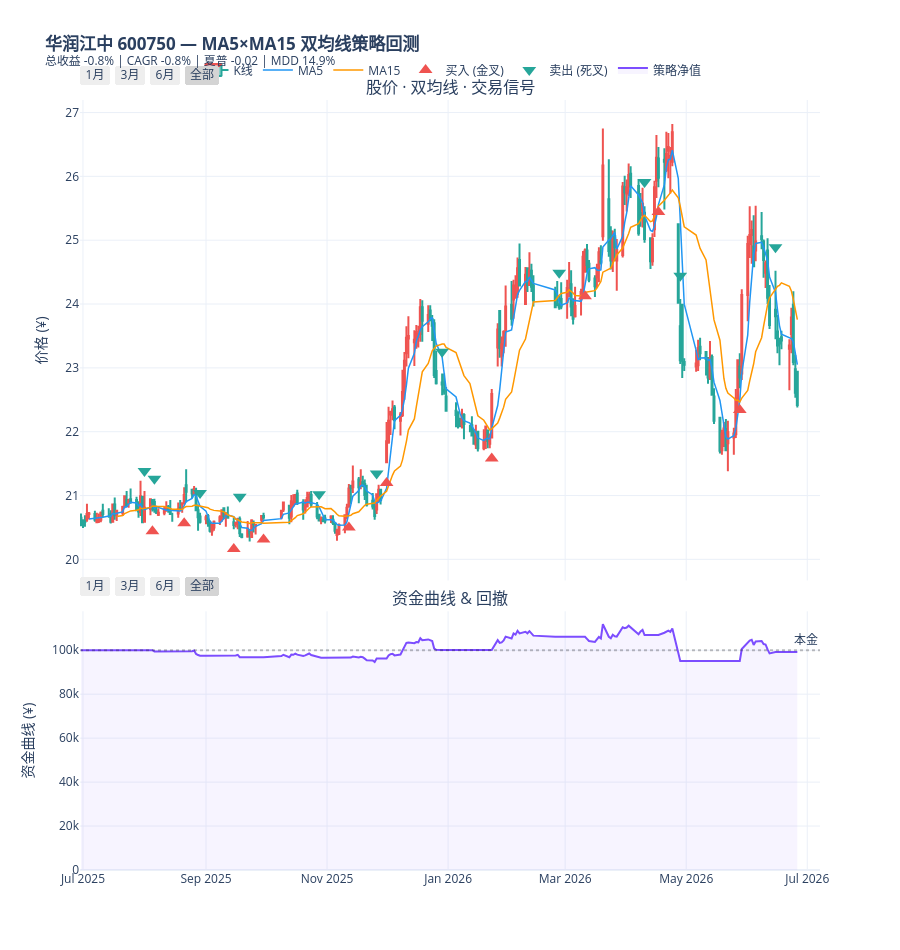

Notebook code for this chart:
### Markdown cell above
## 6. 可视化：股价·双均线·信号·资金曲线

### Code cell
fig = make_subplots(
    rows=2, cols=1, shared_xaxes=True,
    vertical_spacing=0.04, row_heights=[0.65, 0.35],
    subplot_titles=("股价 · 双均线 · 交易信号", "资金曲线 & 回撤")
)

buy_dates  = df[df['signal'] == 1]
sell_dates = df[df['signal'] == -1]

fig.add_trace(go.Candlestick(
    x=dates, open=df['open'], high=df['high'],
    low=df['low'], close=df['close'], name='K线',
    increasing_line_color=COLOR_UP, decreasing_line_color=COLOR_DOWN
), row=1, col=1)
fig.add_trace(go.Scatter(
    x=dates, y=df['ma_fast'], mode='lines',
    line=dict(color='#2196f3', width=1.5), name=f'MA5'
), row=1, col=1)
fig.add_trace(go.Scatter(
    x=dates, y=df['ma_slow'], mode='lines',
    line=dict(color='#ff9800', width=1.5), name=f'MA15'
), row=1, col=1)

fig.add_trace(go.Scatter(
    x=buy_dates['trade_date'], y=buy_dates['low'] * 0.985,
    mode='markers', marker=dict(symbol='triangle-up', size=12, color=COLOR_UP),
    name='买入 (金叉)'
), row=1, col=1)
fig.add_trace(go.Scatter(
    x=sell_dates['trade_date'], y=sell_dates['high'] * 1.015,
    mode='markers', marker=dict(symbol='triangle-down', size=12, color=COLOR_DOWN),
    name='卖出 (死叉)'
), row=1, col=1)

fig.add_trace(go.Scatter(
    x=dates, y=df['portfolio_value'], mode='lines',
    line=dict(color='#7c4dff', width=2), name='策略净值',
    fill='tozeroy', fillcolor='rgba(124,77,255,0.06)'
), row=2, col=1)
fig.add_hline(y=initial_capital, line_dash='dot',
    line_color='rgba(0,0,0,0.25)', row=2, col=1, annotation_text='本金')

fig.update_layout(
    title=f"<b>华润江中 600750 — MA5×MA15 双均线策略回测</b><br>" +
          f"<sup>总收益 -0.8% | CAGR -0.8% | 夏普 -0.02 | MDD 14.9%</sup>",
    xaxis_rangeslider_visible=False, height=950, hovermode='x unified',
    legend=dict(orientation='h', yanchor='bottom', y=1.02, xanchor='center', x=0.5),
    template='plotly_white'
)
fig.update_xaxes(rangeselector=dict(buttons=list([
    dict(count=1, label='1月', step='month', stepmode='backward'),
    dict(count=3, label='3月', step='month', stepmode='backward'),
    dict(count=6, label='6月', step='month', stepmode='backward'),
    dict(step='all', label='全部'),
])))
fig.update_yaxes(title_text='价格 (¥)', row=1, col=1)
fig.update_yaxes(title_text='资金曲线 (¥)', row=2, col=1)
fig.show()

### Figure 1 — Plotly figure (JSON) as saved in the notebook; plotly's stock layout.template omitted (floating-point values rounded to 4 significant figures; data arrays with more than 128 entries replaced by an {"elided": "..."} marker saying what was removed)
{"data": [{"close": {"elided": "241 float values"}, "decreasing": {"line": {"color": "#26a69a"}}, "high": {"elided": "241 float values"}, "increasing": {"line": {"color": "#ef5350"}}, "low": {"elided": "241 float values"}, "name": "K线", "open": {"elided": "241 float values"}, "type": "candlestick", "x": {"elided": "241 str values"}, "xaxis": "x", "yaxis": "y"}, {"line": {"color": "#2196f3", "width": 1.5}, "mode": "lines", "name": "MA5", "type": "scatter", "x": {"elided": "241 str values"}, "xaxis": "x", "y": {"elided": "241 float values"}, "yaxis": "y"}, {"line": {"color": "#ff9800", "width": 1.5}, "mode": "lines", "name": "MA15", "type": "scatter", "x": {"elided": "241 str values"}, "xaxis": "x", "y": {"elided": "241 float values"}, "yaxis": "y"}, {"marker": {"color": "#ef5350", "size": 12, "symbol": "triangle-up"}, "mode": "markers", "name": "买入 (金叉)", "type": "scatter", "x": ["2025-08-05T00:00:00", "2025-08-21T00:00:00", "2025-09-15T00:00:00", "2025-09-30T00:00:00", "2025-11-12T00:00:00", "2025-12-01T00:00:00", "2026-01-23T00:00:00", "2026-03-11T00:00:00", "2026-04-17T00:00:00", "2026-05-28T00:00:00"], "xaxis": "x", "y": [20.44, 20.57, 20.16, 20.31, 20.5, 21.2, 21.58, 24.12, 25.44, 22.34], "yaxis": "y"}, {"marker": {"color": "#26a69a", "size": 12, "symbol": "triangle-down"}, "mode": "markers", "name": "卖出 (死叉)", "type": "scatter", "x": ["2025-08-01T00:00:00", "2025-08-06T00:00:00", "2025-08-29T00:00:00", "2025-09-18T00:00:00", "2025-10-28T00:00:00", "2025-11-26T00:00:00", "2025-12-29T00:00:00", "2026-02-26T00:00:00", "2026-04-10T00:00:00", "2026-04-28T00:00:00", "2026-06-15T00:00:00"], "xaxis": "x", "y": [21.39, 21.26, 21.04, 20.98, 21.02, 21.35, 23.25, 24.49, 25.91, 24.44, 24.89], "yaxis": "y"}, {"fill": "tozeroy", "fillcolor": "rgba(124,77,255,0.06)", "line": {"color": "#7c4dff", "width": 2}, "mode": "lines", "name": "策略净值", "type": "scatter", "x": {"elided": "241 str values"}, "xaxis": "x2", "y": {"elided": "241 float values"}, "yaxis": "y2"}], "layout": {"annotations": [{"font": {"size": 16}, "showarrow": false, "text": "股价 · 双均线 · 交易信号", "x": 0.5, "xanchor": "center", "xref": "paper", "y": 1.0, "yanchor": "bottom", "yref": "paper"}, {"font": {"size": 16}, "showarrow": false, "text": "资金曲线 & 回撤", "x": 0.5, "xanchor": "center", "xref": "paper", "y": 0.336, "yanchor": "bottom", "yref": "paper"}, {"showarrow": false, "text": "本金", "x": 1, "xanchor": "right", "xref": "x2 domain", "y": 100000.0, "yanchor": "bottom", "yref": "y2"}], "height": 950, "hovermode": "x unified", "legend": {"orientation": "h", "x": 0.5, "xanchor": "center", "y": 1.02, "yanchor": "bottom"}, "shapes": [{"line": {"color": "rgba(0,0,0,0.25)", "dash": "dot"}, "type": "line", "x0": 0, "x1": 1, "xref": "x2 domain", "y0": 100000.0, "y1": 100000.0, "yref": "y2"}], "title": {"text": "<b>华润江中 600750 — MA5×MA15 双均线策略回测</b><br><sup>总收益 -0.8% | CAGR -0.8% | 夏普 -0.02 | MDD 14.9%</sup>"}, "xaxis": {"anchor": "y", "domain": [0.0, 1.0], "matches": "x2", "rangeselector": {"buttons": [{"count": 1, "label": "1月", "step": "month", "stepmode": "backward"}, {"count": 3, "label": "3月", "step": "month", "stepmode": "backward"}, {"count": 6, "label": "6月", "step": "month", "stepmode": "backward"}, {"label": "全部", "step": "all"}]}, "rangeslider": {"visible": false}, "showticklabels": false}, "xaxis2": {"anchor": "y2", "domain": [0.0, 1.0], "rangeselector": {"buttons": [{"count": 1, "label": "1月", "step": "month", "stepmode": "backward"}, {"count": 3, "label": "3月", "step": "month", "stepmode": "backward"}, {"count": 6, "label": "6月", "step": "month", "stepmode": "backward"}, {"label": "全部", "step": "all"}]}}, "yaxis": {"anchor": "x", "domain": [0.376, 1.0], "title": {"text": "价格 (¥)"}}, "yaxis2": {"anchor": "x2", "domain": [0.0, 0.336], "title": {"text": "资金曲线 (¥)"}}}}
